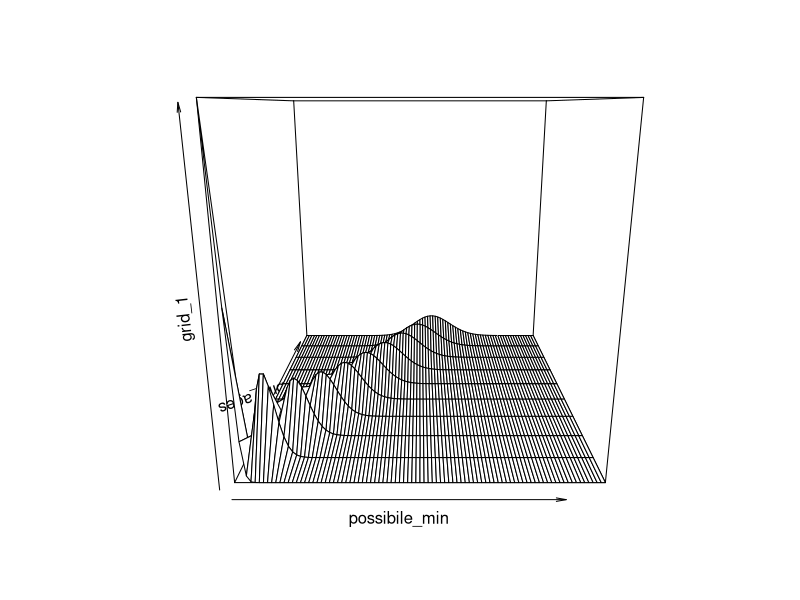
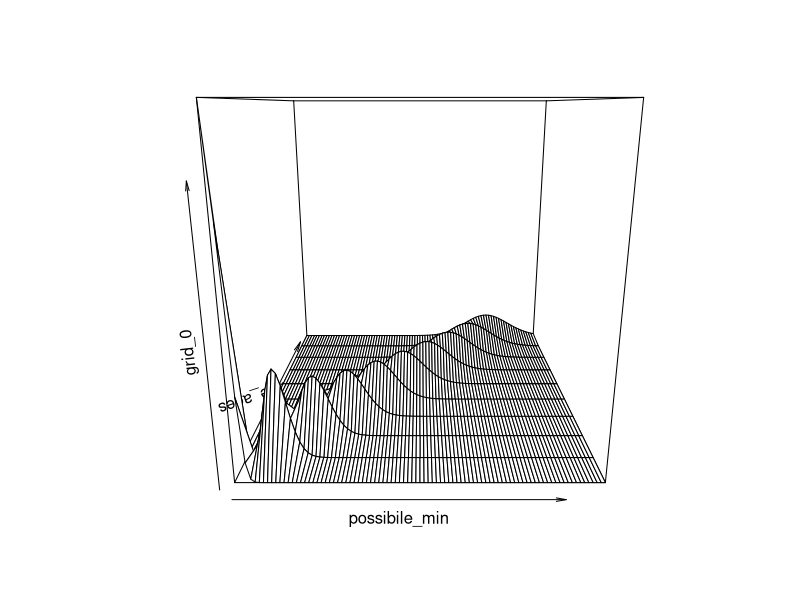
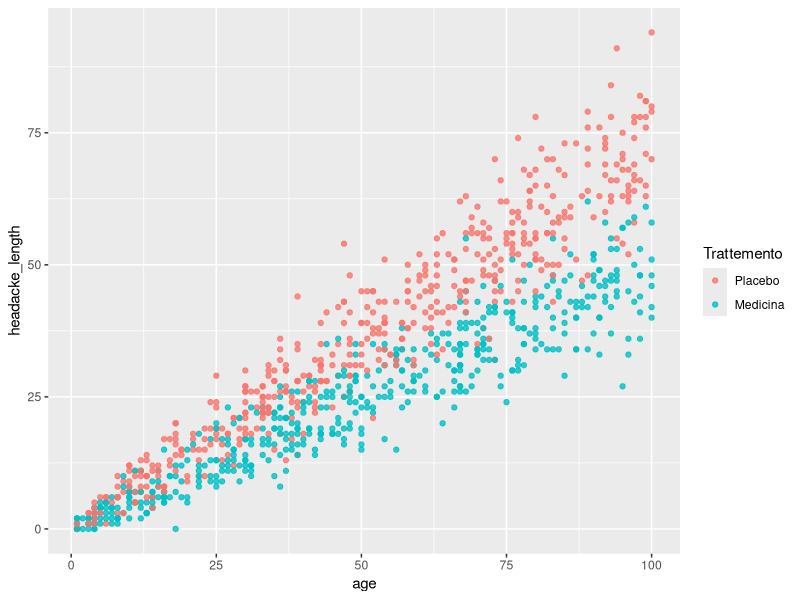

These charts were generated, in order, by the following R code:
library(tidyverse)

n <- 1000# con numeri più alti SDO = ATE
age <- runif(n, 0 , 100)

Yobs_lik <- function(min,age, tr=1 ){
  if (tr==1){  
    Yobs = dpois(min,age/2 ) 
  }
  if (tr==0){  
    Yobs = dpois(min,age/1.4 ) 
  }
  Yobs
} # la likelihood è ovviamente per trattamento e no

switching <- function(anni, tr=1 ){
  Y_obs <- tr*rpois(n,anni/2)+ (1-tr)*rpois(n,anni/1.4) #questa è esattamente la switching equation
}

possibile_ages <- seq(from=1 , to = 100, length.out= 10)
possibile_min <- 0:90
grid_1 <- outer(possibile_min,possibile_ages, Yobs_lik )
grid_0 <- outer(possibile_min,possibile_ages, Yobs_lik, tr=0 ) 
persp(possibile_min, possibile_ages,grid_1) #questo è il grafico f(y|X, D=1) (z è una probabilità)
persp(possibile_min, possibile_ages,grid_0) #questo è il grafico f(y|X, D=0) (z è una probabilità)
#vediamo quindi che con l'età il malditesta dura di più e per i non trattati dura di più

ATE <- 50.5/2 - 50.5/1.4
#previsione teorica che deriva da prob condizionata
#empirico.tex spiegherà il processo per arrivare a questo.

rct <- tibble(
  age = sample(1:100, n , replace = T),
  D = sample(0:1, n , replace = T),
  headacke_length = switching(anni = age , tr= D)
)
rct
# tibble con y_obs (headacke_length) 
# abbiamo un random control trial ( no selection bias)


rct %>%
  ggplot(aes(x=age, y=headacke_length,color=factor(D)))+
  geom_point(alpha = 0.8)+
  scale_color_discrete(name = "Trattemento",
                      labels = c("Placebo", "Medicina"))
#più si va avanti più la lunghezza dei mal di testa aumenta come la varianza (poisson)


SDO <- rct%>% filter(D==1) %>% pull(headacke_length)%>% mean() - rct %>% filter(D==0) %>% pull(headacke_length) %>% mean()
#Qua calcoliamo quello che il mixtape chiama SDO che essendo questo un random control trial  
#sappiamo che SDO == ATE con n -> inf

SDO
ATE
